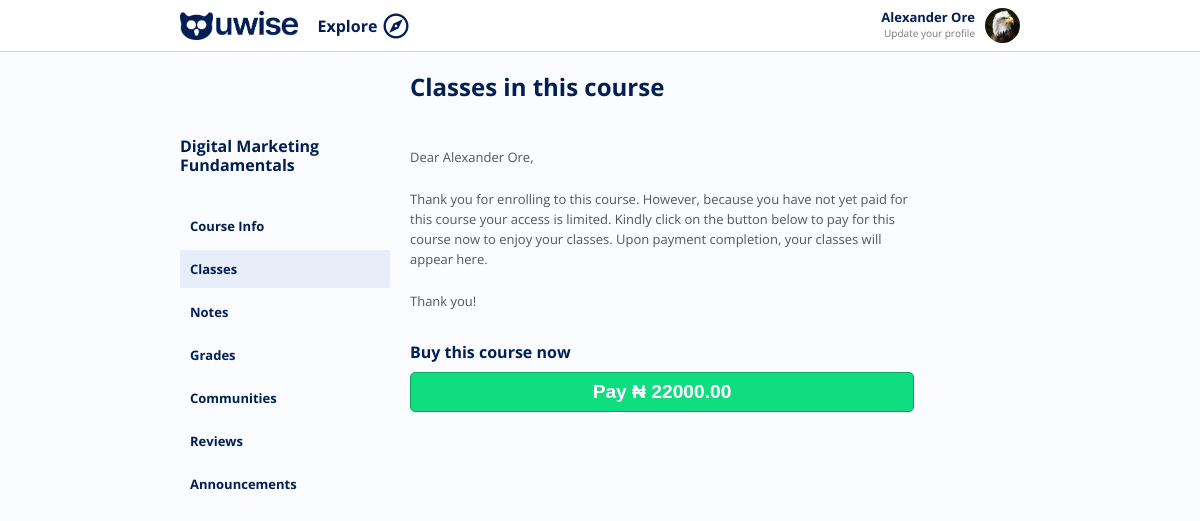
The page /learn/3/classes (signed in) on the database as committed earlier.
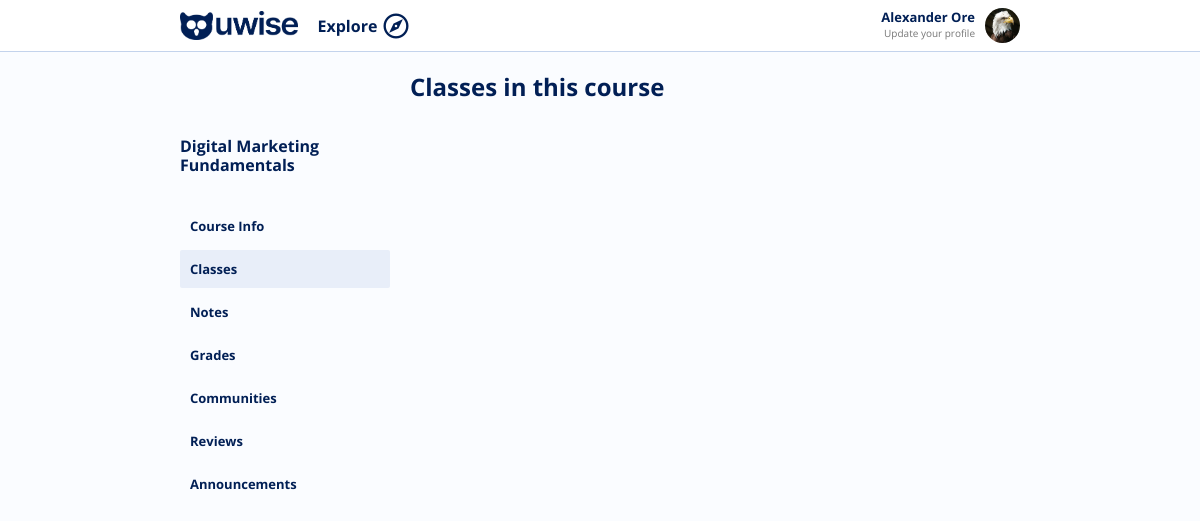
The same page on the database as committed later.
### authAPI/models.py (models this page shows, shortened)
class User(AbstractUser):
    email = models.EmailField(max_length=100, unique=True)
    username = models.CharField(max_length=100, unique=True, null=True, blank=True)
    first_name = models.CharField(max_length=100, null=False, blank=False)
    last_name = models.CharField(max_length=100, null=False, blank=False)
    gender = models.CharField(max_length=20, default='', null=True, blank=True)
    phone = models.CharField(max_length=15, default='', null=True, blank=True)
    age = models.IntegerField(null=True, blank=True)
    state = models.CharField(max_length=100, default='', null=True, blank=True)
    marital_status = models.CharField(max_length=20, default='', null=True, blank=True)
    country = models.CharField(max_length=100, default='', blank=True)
    address = models.CharField(max_length=100, default='', blank=True)
    city = models.CharField(max_length=100, default='', blank=True)
    postal_code = models.CharField(max_length=10, default='', blank=True)
    image = models.ImageField(upload_to='users', null=True, blank=True)
    current_work_field = models.CharField(max_length=100, default='', blank=True)
    desired_work_field = models.CharField(max_length=100, default='', blank=True)
    current_job_title = models.CharField(max_length=100, default='', blank=True)
    desired_job_title = models.CharField(max_length=100, default='', blank=True)
    academic_level = models.CharField(max_length=100, default='', blank=True)
    years_of_experience = models.IntegerField(null=True, blank=True)
    bio = models.TextField(max_length=2000, default='', null=True, blank=True)
    organization = models.CharField(max_length=100, default='', null=True, blank=True)
    USERNAME_FIELD = 'email'
    REQUIRED_FIELDS = [
        'first_name',
        'last_name',
    ]
    objects = CustomUserManager()
    '''
    Generate username from user provided email
    '''

### courseAPI/models.py (models this page shows, shortened)
class Course(models.Model):
    title = models.CharField(max_length=200, null=False, blank=False)
    excerpt = models.TextField(null=False, blank=False)
    description = models.TextField(blank=False, null=False)
    welcome_note = models.TextField(blank=True, null=True)
    intro_video = models.URLField(blank=True, null=True)
    community_link1 = models.URLField(blank=True, null=True)
    community_link2 = models.URLField(blank=True, null=True)
    duration = models.IntegerField(blank=False, null=False)
    image = models.ImageField(upload_to='courses', null=False, blank=False)
    image_link = models.URLField(null=True, blank=True)
    field = models.ForeignKey('Field', on_delete=models.CASCADE)
    price = models.DecimalField(max_digits=9, decimal_places=2, null=False, blank=False)
    class_interval = models.IntegerField(blank=False, null=False)
    language = models.CharField(max_length=200, null=True, blank=True)
    organization = models.ForeignKey(Organization, on_delete=models.SET_NULL, swappable=True, null=True, blank=True)
    level = models.ForeignKey('CourseLevel', on_delete=models.SET_NULL, null=True, blank=True,
                              related_name='course_level')
    skills = models.TextField(null=True, blank=True)
    tags = models.CharField(max_length=200, null=True, blank=True)
    objectives = models.TextField(blank=True, null=True)
    next_start_date = models.DateTimeField(null=True, blank=True)
    is_active = models.BooleanField(default=True)
    date_created = models.DateTimeField(auto_now=True)
    class Meta:
        ordering = ('-date_created', 'is_active', 'next_start_date')

### web/views.py (the view)
# urls.py: path('learn/<int:pk>', view=LearnView.as_view(), name='learn'),
class LearnView(BaseView):
    template_name = 'learn.html'
    def get(self, request, *args, **kwargs):
        if not request.user.is_authenticated:
            return redirect('login')
        course_data = courseAPI.models.Course.objects.get(id=kwargs['pk'])
        classes = courseAPI.models.Class.objects.filter(course=kwargs['pk']).order_by('class_number')
        notes = utilsAPI.models.Note.objects.filter(course=course_data).order_by('-date')
        announcements = utilsAPI.models.Announcement.objects.filter(course=course_data).order_by('-date')
        user_owns_course = UserPurchase.objects.filter(user=request.user, course=kwargs['pk']).exists()
        if course_data.skills is not None:
            course_data.skills = course_data.skills.split('.')
        if course_data.tags is not None:
            course_data.tags = course_data.tags.split(', ')
        if course_data.objectives is not None:
            course_data.objectives = course_data.objectives.split('.')
        for class_ in classes:
            if class_.objectives is not None:
                class_.objectives = class_.objectives.split('.')
        data = self.get_context_data()
        data['course_data'] = course_data
        data['classes'] = classes
        data['page'] = kwargs['page']
        data['notes'] = notes
        data['announcements'] = announcements
        data['user_owns_course'] = user_owns_course
        context = {'data': data}
        return render(request, self.template_name, context)

### courseAPI/models.py (called while the page is built)
    def __str__(self):
        return self.title

### web/models.py (called while the page is built)
    def __str__(self):
        return self.url_name

### web/templates/learn.html (shortened to what the changed rows need)
{% extends 'partials/base.html' %}
{% load static %}
{% block content %}
<div class="content">
    <div class="courses-content">
        <nav class="filters">
            <div class="filter-items">
                <br>
                <div class="org-image">
                </div>
                <h3>{{ data.course_data.title }}</h3>
                <br>
                <div class="filter-item-group" role="group">
                    <a class="filter-item {% if data.page == 'info' %}selected{% endif %}"
                       href="{% url 'learn' data.course_data.id %}/info">Course Info</a>
                    <a class="filter-item {% if data.page == 'classes' %}selected{% endif %}"
                       href="{% url 'learn' data.course_data.id %}/classes">Classes</a>
                    <a class="filter-item {% if data.page == 'notes' %}selected{% endif %}"
                       href="{% url 'learn' data.course_data.id %}/notes">Notes</a>
                    <a class="filter-item {% if data.page == 'grades' %}selected{% endif %}"
                       href="{% url 'learn' data.course_data.id %}/grades">Grades</a>
                    <a class="filter-item {% if data.page == 'communities' %}selected{% endif %}"
                       href="{% url 'learn' data.course_data.id %}/communities">Communities</a>
                    <a class="filter-item {% if data.page == 'reviews' %}selected{% endif %}"
                       href="{% url 'learn' data.course_data.id %}/reviews">Reviews</a>
                    <a class="filter-item {% if data.page == 'announcements' %}selected{% endif %}"
                       href="{% url 'learn' data.course_data.id %}/announcements">Announcements</a>
                </div>
            </div>
        </nav>
        <article class="class-board">
            {% if data.page == 'info' or data.page == 'None' %}
                <h2>Overview</h2><br>
                <b>Field: <span>{{ data.course_data.field }}</span> .
                Instruction Language: <span>{{ data.course_data.language }}</span> .
                Course Duration: <span>{{ data.course_data.duration }} days</span></b>
                <br/><br/>
                {% if data.course_data.welcome_note is not None or data.course_data.welcome_note is not empty %}
                    <h3>Welcome Note</h3>
                    <p>{{ data.course_data.welcome_note }}</p>
                {% endif %}
                <br/>
                {% if data.course_data.intro_video is not None or data.course_data.intro_video is not empty %}
                    <a target="_blank" class="resource-link" href="{{ data.course_data.intro_video }}">Watch Intro Video</a>
                {% endif %}
                <br><br>
                <h3>Description</h3>
                <p>{{ data.course_data.description }}</p>
                <br/>
                <h3 class="course-skills">Skills you'll gain</h3><br>
                <div class="skills-content">
                    {% for skill in data.course_data.skills %}
                        <span class="skill">{{ skill | title }}</span>
                    {% endfor %}
                </div>
                <br/>
                <div class="course-objectives">
                    <h3>Why {{ data.course_data.title }}</h3>
                    <ul>
                        {% for objective in data.course_data.objectives %}
                            <li>{{ objective | title }}</li>
                        {% endfor %}
                    </ul>
                </div>
            {% elif data.page == 'classes' %}
                <h2>Classes in this course</h2><br>
                {% if data.user_owns_course %}
                    {% for class in data.classes %}
                        <div class="class-item">
                            <div class="title">
                                <h3>{{ class.title }}</h3>
                                <span class="material-symbols-outlined expand">expand_more</span>
                            </div>
                            <div style="display:none;" class="class-details">
                                <hr>
                                <h3>Overview</h3>
                                <p>{{ class.description }}</p>
                                <br/>
                                <h3>Class Links</h3>
                                <div class="class-links">
                                    <a target="_blank" class="resource-link" href="{{ class.class_link1 }}">Class Link 1</a>
                                    {% if class.class_link2 is not None %}
                                        <a target="_blank" class="resource-link" href="{{ class.class_link2 }}">Class Link 1</a>
                                    {% endif %}
                                </div>
                                <h3>Class Resources</h3>
                                <div class="class-links">
                                    <a target="_blank" class="resource-link resource" href="{{ class.resources.link }}">Class Resources</a>
                                    {% for image in class.resources.images.all %}
                                        <a target="_blank" class="resource-link resource" href="{{ image.link }}">Class Images</a>
                                    {% endfor %}
                                    {% for video in class.resources.videos.all %}
                                        <a target="_blank" class="resource-link resource" href="{{ video.link }}">Class Videos</a>
                                    {% endfor %}
                                    {% for reading in class.resources.readings.all %}
                                        <a target="_blank" class="resource-link resource" href="{{ reading.link }}">Class Readings</a>
                                    {% endfor %}
                                    {% for assessment in class.resources.assessments.all %}
                                        <a target="_blank" class="resource-link resource" href="{{ assessment.link }}">Class Assessements</a>
                                    {% endfor %}
                                </div>
                                <br/>
                                {% if class.objectives is not None %}
                                <h3>Class Objectives</h3>
                                    <ul>
                                        {% for obj in class.objectives %}
                                            <li>{{ obj }}</li>
                                        {% endfor %}
                                    </ul>
                                {% endif %}
                            </div>
                        </div>
                    {% endfor %}
                {% else %}
                    <br>
                    <p>Dear {{ user.get_full_name }},</p><br>
                    <p>Thank you for enrolling to this course. However, because you have not yet paid for this course your access is limited. Kindly click on the button below to pay for this course now to enjoy your classes. Upon payment completion, your classes will appear here.</p> <br>
                    <p>Thank you!</p><br>
                    <h3>Buy this course now</h3>
                    <form method="POST" action="https://checkout.flutterwave.com/v3/hosted/pay">
                        <button type="submit"
                         class="btn-cta green bold" id="start-online-pay">Pay &#8358; {{ data.course_data.price |stringformat:"f"|floatformat:2}} </button>
                  </form>
                {% endif %}
            {% elif data.page == 'grades' %}
                <h2>Grades</h2>
            {% endif %}
        </article>
    </div>
</div>
{% endblock %}

### web/templates/partials/header.html (shortened to what this page needs)
{% load  static %}
<div id="header-nav" class="header-nav">
    <div class="header-nav-content">
        <div class="header-nav-left">
            <a href="{% url 'home' %}"><img class="logo" src="{% static 'images/uwise.png' %}" alt="Uwise Logo"></a>
            {% if data.page is not 'enroll' %}
                <div class="explore"><a href="{% url 'explore' %}">Explore</a>&nbsp;<span onclick=showMegaMenu() style="cursor:pointer; font-size:30px;" class="material-symbols-outlined">explore</span></div>
            {% endif %}
        </div>
        <div class="header-nav-right">
            {% if user.is_authenticated %}
                <div class="header-profile">
                    <div class="header-profile-details">
                        <b>{{ user.get_full_name | title }}</b>
                        {% if user.current_job_title == '' %} <a href="">Update your profile</a> {% else %} <a href="">{{ user.current_job_title }}</a> {% endif %}
                    </div>
                    <div class="header-profile-image">
                        {% if user.image == '' or user.image is None %}
                            <img src="{% static 'images/profile.png' %}" alt="{{user.get_full_name}}">
                        {% else %}
                            <img src="{{ user.image.url }}" alt="{{user.get_full_name}}">
                        {% endif %}
                    </div>
                </div>
            {% endif %}
        </div>
    </div>
</div>

Rows that differ between the two databases and show on the page:
changed User "Alexander Ore": get_full_name "Alexander Ore" → (not shown)
changed Course "Digital Marketing Fundamentals": course_data.price "22000.00" → (not shown)
Other text that changed with them:
text no longer shown: "Dear , Thank you for enrolling to this course. However, because you have not yet paid for this course your access is limited. Kindly click on the button below to pay for this course now to enjoy your classes. Upon payment completion, your classes will appear here. Thank you! Buy this course now Pay ₦"
